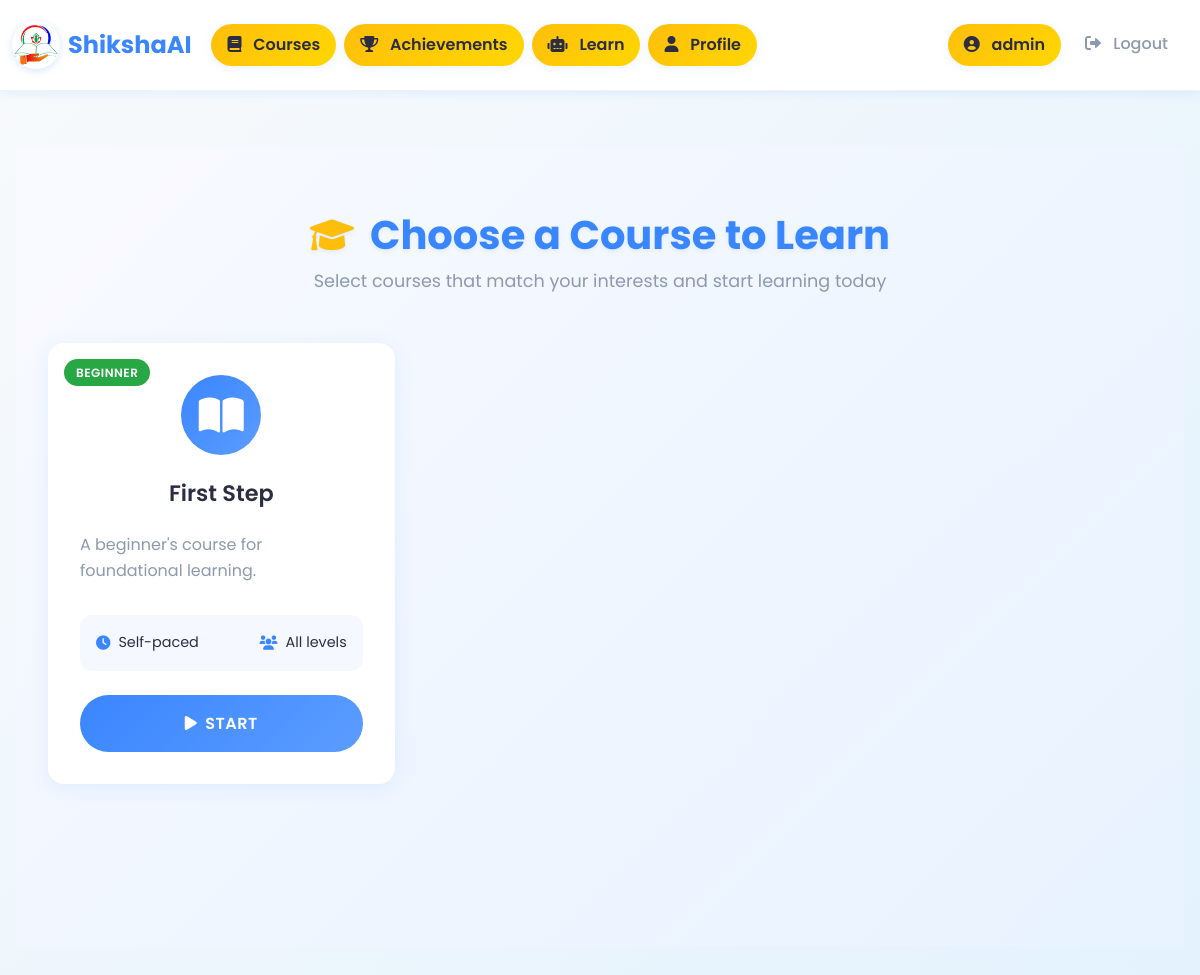
The app's page /courses/ (signed in) with its own data.
### app/models.py (models this page shows, shortened)
class Course(models.Model):
    name = models.CharField(max_length=200)
    description = models.TextField()
    order = models.PositiveIntegerField(default=0)
    language = models.CharField(max_length=10, choices=[('en', 'English'), ('hi', 'Hindi'), ('gu', 'Gujarati')])
    class Meta:
        ordering = ['order']

### app/views.py (the view)
# urls.py: path('courses/', views.courses, name='courses'),
@login_required
def courses(request):
    lang = request.session.get('language', 'en')
    translation.activate(lang)
    course_list = Course.objects.filter(language=lang).order_by('order')
    user = request.user if request.user.is_authenticated else None
    completed_course_ids = set()
    for course in course_list:
        lessons = list(course.lessons.all())
        if lessons:
            completed_count = UserProgress.objects.filter(user=user, completed=True, lesson__course=course).count()
            if completed_count == len(lessons):
                completed_course_ids.add(course.id)
    return render(request, 'courses.html', {
        'courses': course_list,
        'language': lang,
        'languages': LANGUAGES,
        'completed_course_ids': completed_course_ids,
    })

### app/templates/courses.html (shortened to what this page needs)
{% extends 'base.html' %}
{% block content %}
<div class="courses-container">
    <div class="floating-elements">
        <div class="floating-book">📚</div>
        <div class="floating-book">🎓</div>
        <div class="floating-book">📖</div>
        <div class="floating-book">✏️</div>
    </div>
    <div class="container">
        <div class="courses-header">
            <h1 class="courses-title">
                <i class="fas fa-graduation-cap"></i>
                {% if language == 'hi' %}सीखने के लिए कोर्स चुनें{% elif language == 'gu' %}શીખવા માટે કોર્સ પસંદ કરો{% else %}Choose a Course to Learn{% endif %}
            </h1>
            <p class="courses-subtitle">
                {% if language == 'hi' %}अपनी रुचि के अनुसार कोर्स चुनें और आज ही सीखना शुरू करें{% elif language == 'gu' %}તમારી રુચિ અનુસાર કોર્સ પસંદ કરો અને આજે જ શીખવાનું શરૂ કરો{% else %}Select courses that match your interests and start learning today{% endif %}
            </p>
        </div>
        <div class="courses-grid">
            {% for course in courses %}
            <div class="course-card {% if course.id in completed_course_ids %}completed{% endif %}">
                <div class="difficulty-badge difficulty-beginner">
                    {% if language == 'hi' %}शुरुआती{% elif language == 'gu' %}શરૂઆતી{% else %}Beginner{% endif %}
                </div>
                <div class="course-card-header">
                    <div class="course-icon">
                        {% if course.id in completed_course_ids %}
                            <i class="fas fa-medal"></i>
                        {% else %}
                            <i class="fas fa-book-open"></i>
                        {% endif %}
                    </div>
                    <h3 class="course-title">{{ course.name }}</h3>
                </div>
                <div class="course-card-body">
                    <p class="course-description">{{ course.description }}</p>
                    <div class="course-stats">
                        <div class="stat-item">
                            <i class="fas fa-clock"></i>
                            <span>
                                {% if language == 'hi' %}स्व-गति{% elif language == 'gu' %}સ્વ-ગતિ{% else %}Self-paced{% endif %}
                            </span>
                        </div>
                        <div class="stat-item">
                            <i class="fas fa-users"></i>
                            <span>
                                {% if language == 'hi' %}सभी स्तर{% elif language == 'gu' %}બધા સ્તર{% else %}All levels{% endif %}
                            </span>
                        </div>
                    </div>
                </div>
                <div class="course-card-footer">
                    <a href="{% url 'course_detail' course.id %}" class="course-btn {% if course.id in completed_course_ids %}btn-view{% else %}btn-start{% endif %}">
                        {% if course.id in completed_course_ids %}
                            <i class="fas fa-eye"></i>
                            {% if language == 'hi' %}देखें{% elif language == 'gu' %}જુઓ{% else %}View{% endif %}
                        {% else %}
                            <i class="fas fa-play"></i>
                            {% if language == 'hi' %}शुरू करें{% elif language == 'gu' %}શરૂ કરો{% else %}Start{% endif %}
                        {% endif %}
                    </a>
                </div>
            </div>
            {% endfor %}
        </div>
    </div>
</div>
{% endblock %}

### app/templates/base.html (shortened to what this page needs)
{% load static %}
<!DOCTYPE html>
<html lang="{{ language|default:'en' }}">
<head>
    <link href="https://cdn.jsdelivr.net/npm/bootstrap@5.3.0/dist/css/bootstrap.min.css" rel="stylesheet">
    <link href="https://cdnjs.cloudflare.com/ajax/libs/font-awesome/6.0.0/css/all.min.css" rel="stylesheet">
    <link rel="stylesheet" href="{% static 'styles.css' %}">
</head>
<body>
    <nav class="navbar navbar-expand-lg navbar-light bg-light mb-4">
        <div class="container-fluid">
            <a class="navbar-brand fw-bold d-flex align-items-center" href="/dashboard/">
                <img src="{% static 'logo.png' %}" alt="ShikshaAI Logo" width="48" height="48" class="me-2">
                <span>
                    {% if language == 'hi' %}शिक्षाAI{% elif language == 'gu' %}શિક્ષાAI{% else %}ShikshaAI{% endif %}
                </span>
            </a>
            <div class="collapse navbar-collapse" id="navbarNav">
                <ul class="navbar-nav me-auto mb-2 mb-lg-0">
                    <li class="nav-item">
                        <a class="nav-link" href="/courses/">
                            <i class="fas fa-book"></i>
                            {% if language == 'hi' %}कोर्सेस{% elif language == 'gu' %}કોર્સિસ{% else %}Courses{% endif %}
                        </a>
                    </li>
                    <li class="nav-item">
                        <a class="nav-link" href="/achievements/">
                            <i class="fas fa-trophy"></i>
                            {% if language == 'hi' %}उपलब्धियां{% elif language == 'gu' %}સાધનાઓ{% else %}Achievements{% endif %}
                        </a>
                    </li>
                    <li class="nav-item">
                        <a class="nav-link" href="/learn/">
                            <i class="fas fa-robot"></i>
                            {% if language == 'hi' %}सीखें{% elif language == 'gu' %}શીખો{% else %}Learn{% endif %}
                        </a>
                    </li>
                    {% if user.is_authenticated %}
                    <li class="nav-item">
                        <a class="nav-link" href="/profile/">
                            <i class="fas fa-user"></i>
                            {% if language == 'hi' %}प्रोफ़ाइल{% elif language == 'gu' %}પ્રોફાઇલ{% else %}Profile{% endif %}
                        </a>
                    </li>
                    {% endif %}
                </ul>
                <ul class="navbar-nav mb-2 mb-lg-0">
                    {% if user.is_authenticated %}
                        <li class="nav-item">
                            <span class="nav-link">
                                <i class="fas fa-user-circle"></i>
                                {{ user.username }}
                            </span>
                        </li>
                        <li class="nav-item">
                            <form method="post" action="/logout/" style="display:inline;">
                                <button type="submit" class="nav-link btn btn-link" style="display:inline; padding:0; border:none; background:none;">
                                    <i class="fas fa-sign-out-alt"></i>
                                    {% if language == 'hi' %}लॉगआउट{% elif language == 'gu' %}લૉગઆઉટ{% else %}Logout{% endif %}
                                </button>
                            </form>
                        </li>
                    {% endif %}
                </ul>
            </div>
        </div>
    </nav>
    <div class="container">
        {% block content %}{% endblock %}
    </div>
</body>
</html>

### static/styles.css (style rules this page uses)
body { background: #f8f9fa; font-family: 'Segoe UI', 'Arial', sans-serif; }
h1, h2, h4 { color: #2d6a4f; font-weight: bold; }

### app/templates/base.html (style rules this page uses)
:root { --primary-color: #3A86FF; --accent-color: #FFBE0B; --text-dark: #2C3E50; --text-light: #7F8C8D; --bg-light: #F8FAFC; --bg-white: #FFFFFF; --shadow-light: 0 2px 10px rgba(58, 134, 255, 0.1); --shadow-medium: 0 4px 20px rgba(58, 134, 255, 0.15); --border-radius: 12px; --transition: all 0.3s ease; }
* { margin: 0; padding: 0; box-sizing: border-box; }
body { font-family: 'Poppins', sans-serif; background: linear-gradient(135deg, #F8FAFC 0%, #E3F2FD 100%); color: var(--text-dark); line-height: 1.6; min-height: 100vh; }
.navbar { background: var(--bg-white) !important; box-shadow: var(--shadow-light); border-bottom: 1px solid rgba(58, 134, 255, 0.1); padding: 1rem 0; backdrop-filter: blur(10px); }
.navbar-brand { font-weight: 700 !important; font-size: 1.5rem; color: var(--primary-color) !important; transition: var(--transition); }
.navbar-brand img { border-radius: 50%; transition: var(--transition); box-shadow: 0 2px 8px rgba(58, 134, 255, 0.2); }
.nav-link { font-weight: 500; color: var(--text-dark) !important; padding: 0.5rem 1rem !important; border-radius: var(--border-radius); transition: var(--transition); position: relative; margin: 0 0.25rem; }
.navbar-nav .nav-link:first-child { background: linear-gradient(135deg, var(--accent-color), #FFD700); color: var(--text-dark) !important; border-radius: 25px; padding: 0.5rem 1rem !important; font-weight: 600; box-shadow: var(--shadow-light); }
.btn-link { color: var(--text-light) !important; text-decoration: none; font-weight: 500; transition: var(--transition); border-radius: var(--border-radius); padding: 0.5rem 1rem; }
.container { max-width: 1200px; margin: 0 auto; padding: 2rem 1rem; }
.container { animation: fadeInUp 0.6s ease; }
.nav-link i { margin-right: 0.5rem; transition: var(--transition); }

### records on screen
Course: name "First Step", description "A beginner's course for foundational learning.", shows "START"

### other values on screen
{{ user.username }} "admin"
